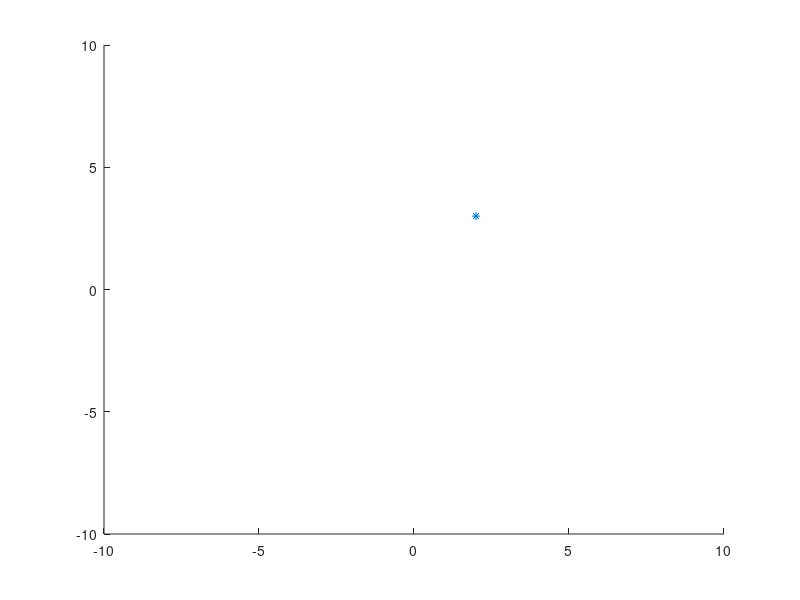

Write the MATLAB code that produced this figure. (Note: this script raises an error after producing the figure.)
%%

%%
% Constant
Upper = 10;
Left_MAX = -10;
Right_MAX = 10;

% The stars' position
figure(1);
X = [2];
Y = [3];
m = [0.2];
scatter(X,Y,'*');hold on;
axis([-10 10 -10 10]);
% The ship first position normal distribution
%  x = -5 + 10*rand(1);
x = 0;
y = -10;
%  v = 2 + 3*rand(1);
v = 2;
%  theta = pi/4 + pi/2*rand(1);
theta = pi/2;
v_x = v*cos(theta);
v_y = v*sin(theta);
a_x = zeros(length(X));
a_y = zeros(length(X));
a_x_sum = 0;
a_y_sum = 0;
t = 0;
derta_t = 0.1;

% Simulate the trace of ship

while y<=10 && abs(x)<=10
    %
    for(i = length(X))
        [a_x(i),a_y(i)] = accellerate(X(i),Y(i),m(i),x,y,1);
    end
    for(i = length(X))
        a_x_sum = a_x(i)+a_x_sum;
        a_y_sum = a_y(i)+a_y_sum;
    end
    a = sqrt(a_x_sum^2+a_y_sum^2);
    if a>4
        break;
    end
    %
    [x,y,t,v_x,v_y] = Eular(x,y,a_x_sum,a_y_sum,v_x,v_y,t,derta_t);
    scatter(x,y);axis([-10 10 -10 10]);hold on; 
end
hold off;
%% functions
%
function [a_x,a_y] = accellerate(x_star,y_star,m_star,x_ship,y_ship,gravity)
    r = sqrt((x_star-x_ship)^2+(y_star-y_ship)^2);
    a_x = (gravity.*m_star/(r^3))*(x_star-x_ship);
    a_y = (gravity.*m_star/(r^3))*(y_star-y_ship);
end
%
function [x,y,t,v_x,v_y] = Eular(x0,y0,a_x,a_y,v0_x,v0_y,t,derta_t)
    t = t+derta_t;
    v_x = v0_x + derta_t*a_x;
    v_y = v0_y + derta_t*a_y;
    x = x0 + derta_t*v_x;
    y = y0 + derta_t*v_y;
end